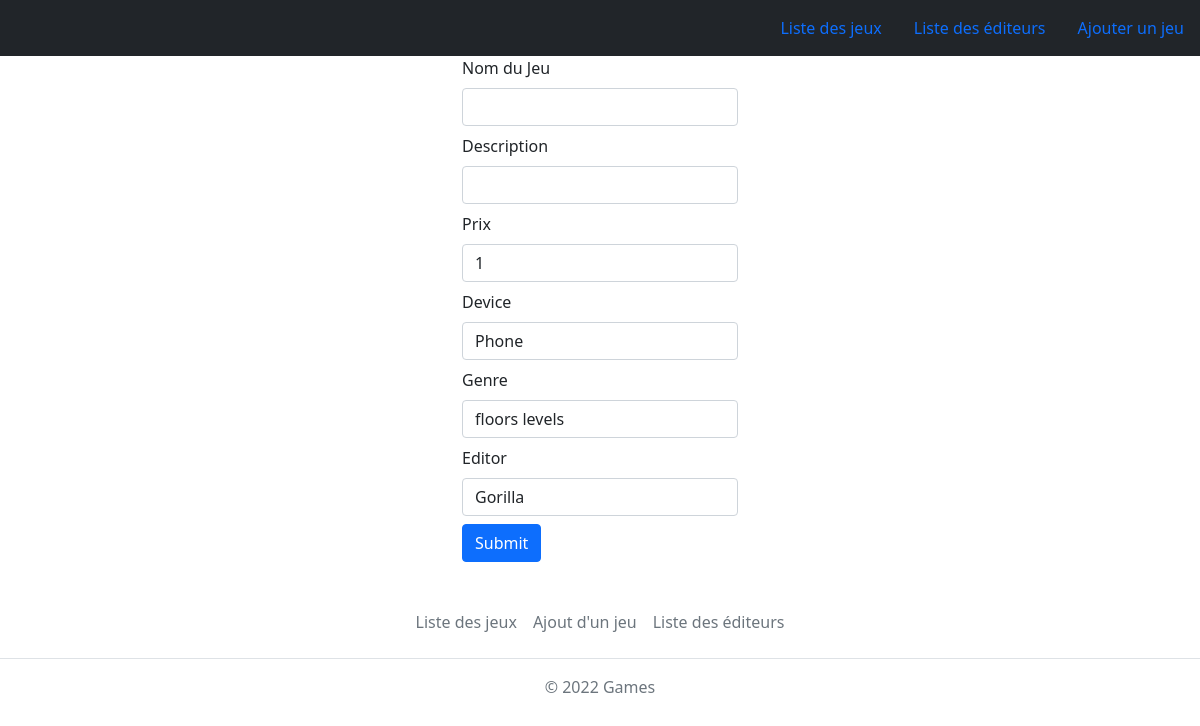
The app's page /update.php?id=2 with its own data.
### tables this page shows
CREATE TABLE `games` (
  `id` int(11) NOT NULL,
  `name_game` varchar(50) NOT NULL,
  `description_game` text NOT NULL,
  `price` int(11) NOT NULL,
  `device` varchar(255) NOT NULL,
  `genre` varchar(255) NOT NULL,
  `editor` varchar(255) NOT NULL
);

### update.php (the view, shortened to what this page needs)
<?php
include('Config/db.php');
if (
    $_POST &&
    isset($_POST['name']) && $_POST['name'] !== '' &&
    isset($_POST['description']) && $_POST['description'] !== '' &&
    isset($_POST['price']) && $_POST['price'] !== '' && is_numeric($_POST['price']) &&
    isset($_POST['device']) && $_POST['device'] !== '' &&
    isset($_POST['genre']) && $_POST['genre'] !== '' &&
    isset($_POST['editor']) && $_POST['editor'] !== ''
) {
    $req = $db->prepare('UPDATE games SET name =:name, description = :description, price = :price, device = :device, genre = :genre, editor = :editor WHERE id='  . $_GET['id']);
    $req->execute([
        'name' => $_POST['name'],
        'description' => $_POST['description'],
        'price' => $_POST['price'],
        'device' => $_POST['device'],
        'genre' => $_POST['genre'],
        'editor' => $_POST['editor']
    ]);
    header('Location: index.php');
    exit;
} else {
    $response = $db->query('SELECT * FROM games WHERE id=' . $_GET['id']);
    $data = $response->fetch();
}
?>
<!DOCTYPE html>
<html lang="en">
<head>
    <link href="https://cdn.jsdelivr.net/npm/bootstrap@5.1.3/dist/css/bootstrap.min.css" rel="stylesheet">
</head>
<body>
    <?php include('Components/Header.php'); ?>
    <form class="container" style=" width: 25%;" method="POST">
        <div class="mb-2">
            <label class="form-label">Nom du Jeu</label>
            <input type="text" name="name" class="form-control" value="<?php echo $data['name']; ?>">
        </div>
        <div class=" mb-2">
            <label class="form-label">Description</label>
            <input type="text" name="description" class="form-control" value="<?php echo $data['description']; ?>">
        </div>
        <div class="mb-2">
            <label class="form-label">Prix</label>
            <input type="number" name="price" class="form-control" value="<?php echo $data['price']; ?>">
        </div>
        <div class="mb-2">
            <label class="form-label">Device</label>
            <input type="text" name="device" class="form-control" value="<?php echo $data['device']; ?>">
        </div>
        <div class="mb-2">
            <label class="form-label">Genre</label>
            <input type="text" name="genre" class="form-control" value="<?php echo $data['genre']; ?>">
        </div>
        <div class="mb-2">
            <label class="form-label">Editor</label>
            <input type="text" name="editor" class="form-control" value="<?php echo $data['editor']; ?>">
        </div>
        <button type="submit" class="btn btn-primary">Submit</button>
    </form>
    <?php include('Components/Footer.php'); ?>
</body>
</html>

### records on screen
games: price "1", device "Phone", genre "floors levels", editor "Gorilla"
